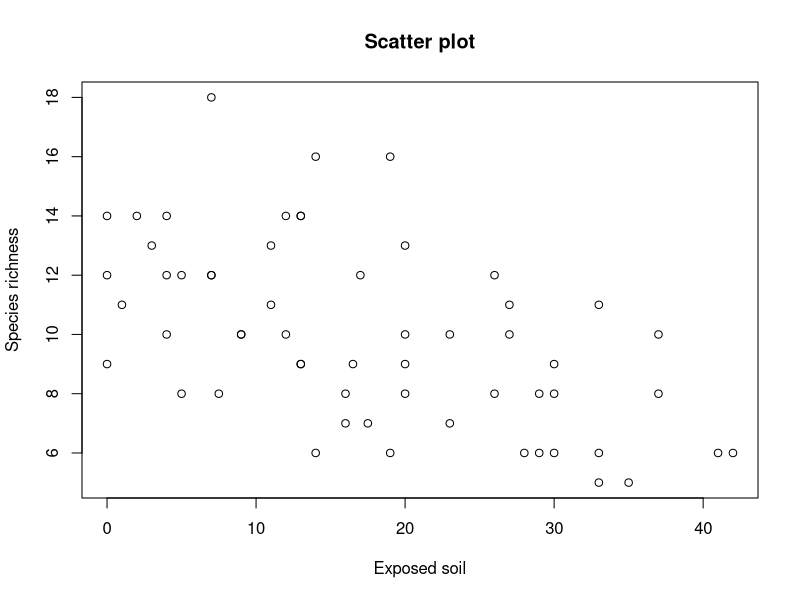
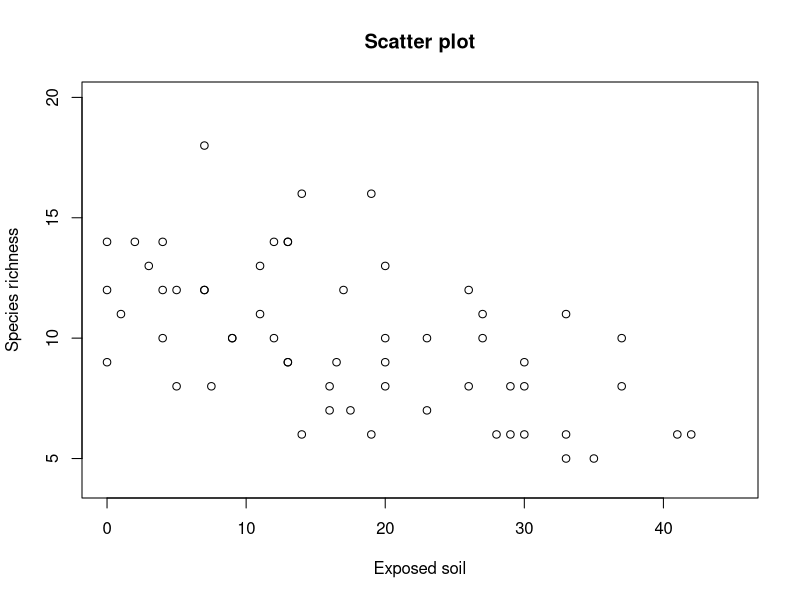
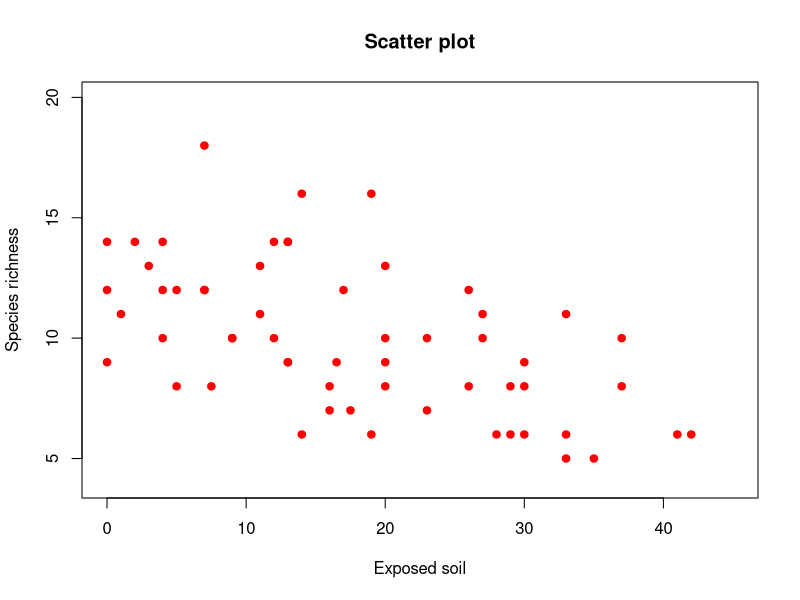
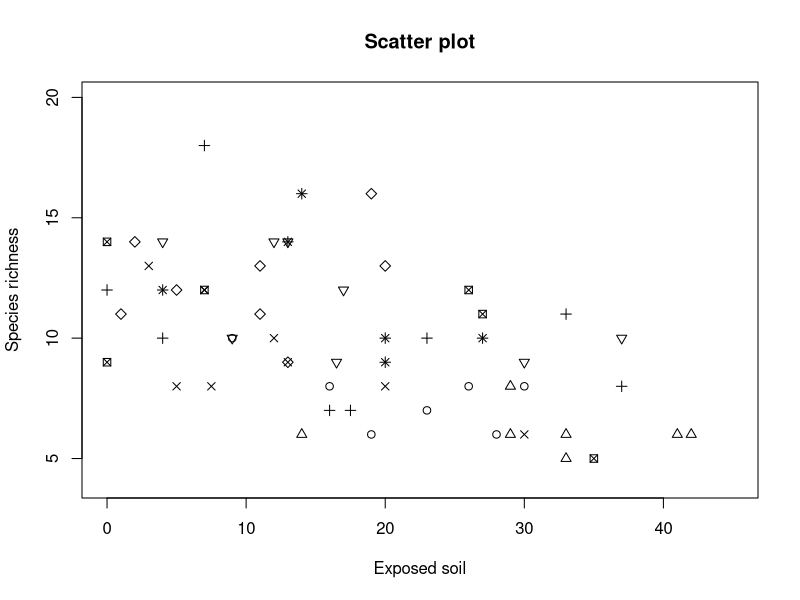
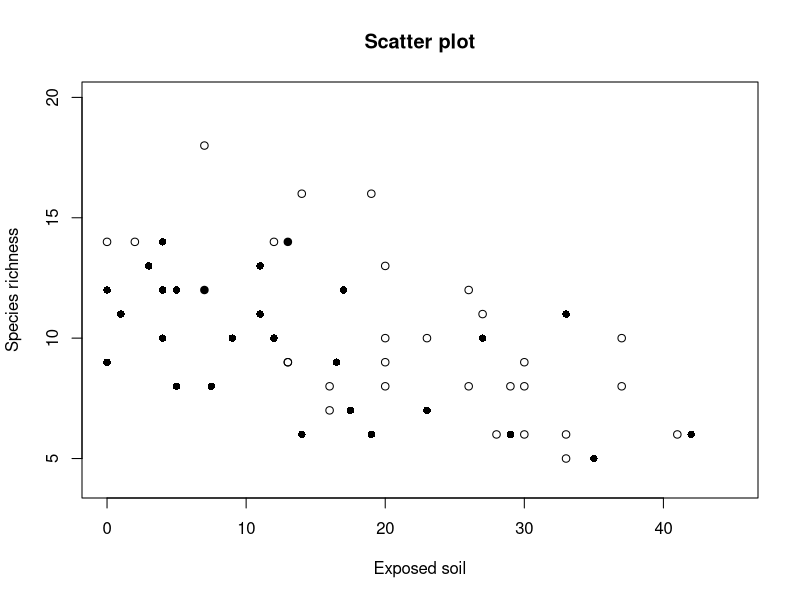
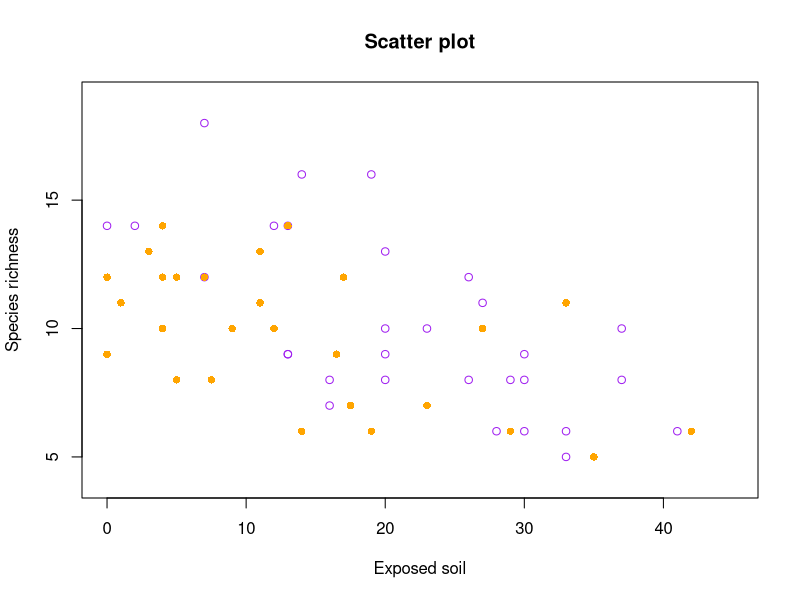
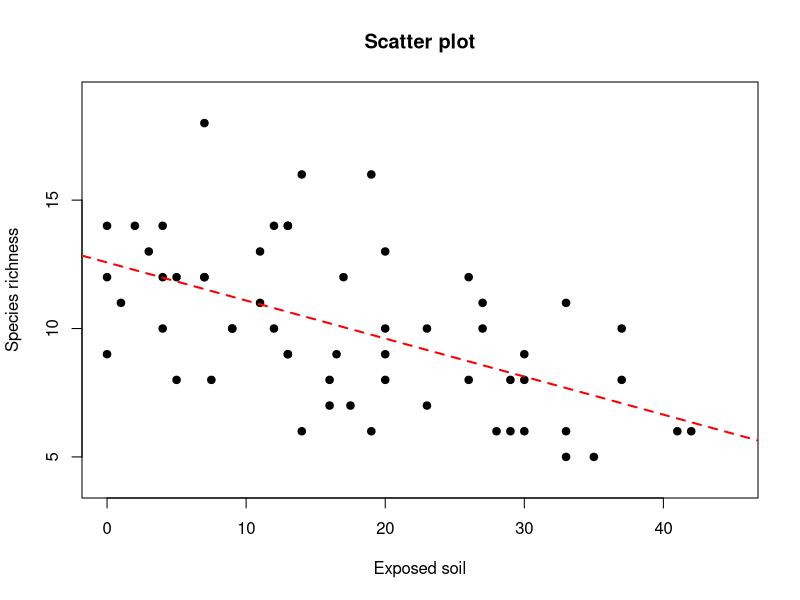
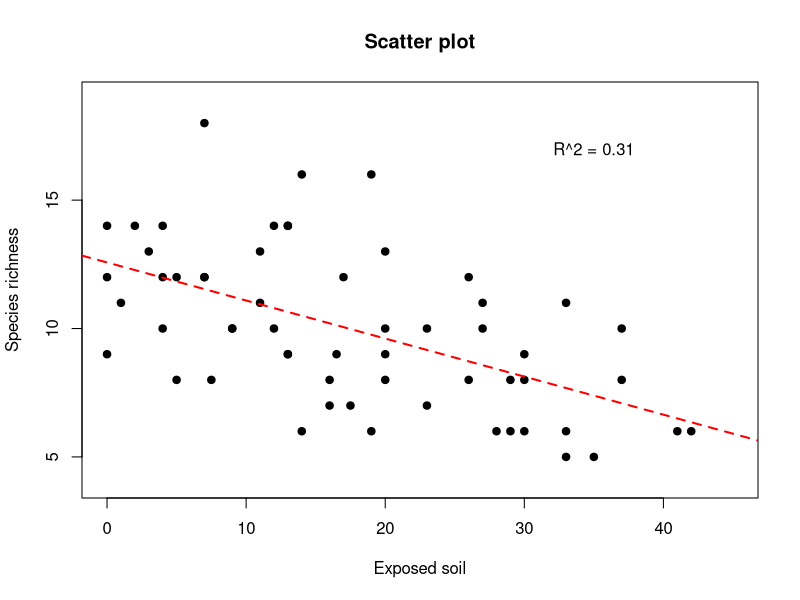

Write the R code that produced these figures, in order.

# ~~~~~~~~~~~~~~~~~~~~~~~~~~~~~~~~~~~~~~~~~~~
# ~ BIOS 721| Topic 5 Part 2: Plotting in R ~
# ~~~~~~~~~~~~~~~~~~~~~~~~~~~~~~~~~~~~~~~~~~~

# Code from Slides -------------------------------------------------------------

# Read in example data:
# - Note: Need to change the working directory!
setwd("")
data <- read.table("Vegetation2.txt",header=TRUE)
str(data)

# ------------------------------------------------------------------------------

# Standard Scatter Plot
plot(x = data$BARESOIL, y = data$R,
     xlab = "Exposed soil",
     ylab = "Species richness", main = "Scatter plot")

# Give a little wiggle room in plotting window
plot(x = data$BARESOIL, y = data$R,
     xlab = "Exposed soil",
     ylab = "Species richness", main = "Scatter plot",
     xlim = c(0, 45), ylim = c(4, 20))

# Change point character to red shaded in dot
plot(x = data$BARESOIL, y = data$R,
     xlab = "Exposed soil",
     ylab = "Species richness", main = "Scatter plot",
     xlim = c(0, 45), ylim = c(4, 20),
     pch = 19,col='red')

# Change type/color of point character based on another variable
# - Plot by transect where data was collected
# - Nice because this variable (numeric) already exists in data set
plot(x = data$BARESOIL, y = data$R,
     xlab = "Exposed soil",
     ylab = "Species richness", main = "Scatter plot",
     xlim = c(0, 45), ylim = c(4, 20),
     pch = data$Transect)

# - What if variable doesn't exist? Need to create it!
# - Plot by whether data collected 1974 or before vs. after 1974
pch.time <- rep(1,dim(data)[1])
pch.time[data$Time > 1974] <- 16

plot(x = data$BARESOIL, y = data$R,
     xlab = "Exposed soil",
     ylab = "Species richness", main = "Scatter plot",
     xlim = c(0, 45), ylim = c(4, 20),
     pch = pch.time)

# - Can do the same thing with color
pch.time <- rep(1,dim(data)[1])
pch.time[data$Time > 1974] <- 16

col.time <- rep('purple',dim(data)[1])
col.time[data$Time > 1974] <- 'orange'

plot(x = data$BARESOIL, y = data$R,
     xlab = "Exposed soil",
     ylab = "Species richness", main = "Scatter plot",
     xlim = c(0, 45), ylim = c(4, 19),
     pch = pch.time,
     col = col.time
     )

labels = c('scatter plot','blank plot')

# Anything we should add to this figure? ... legend?
# - Try it out!


# Change point size based on a third variable
# - Suppose Transect 1 and 4 were of interest
# - Can make their points larger
# - Try it out!


# ------------------------------------------------------------------------------

# Adding statistical information to plots
# - Suppose you wanted to add fitted linear regression line to plot
# - Can use the lm() function to fit the linear regression line
# - Then use the abline() function to plot the fitted line
par(mfrow=c(1,1))
plot(x = data$BARESOIL, y = data$R,
     xlab = "Exposed soil",
     ylab = "Species richness", main = "Scatter plot",
     xlim = c(0, 45), ylim = c(4, 19),
     pch=19)

fit <- lm(data$R ~ data$BARESOIL)
abline(fit,lty=2,lwd=2,col='red')

# - Suppopse you wanted to add some text to the plot
# - For example, the R^2 value 
summary(fit)

plot(x = data$BARESOIL, y = data$R,
     xlab = "Exposed soil",
     ylab = "Species richness", main = "Scatter plot",
     xlim = c(0, 45), ylim = c(4, 19),
     pch=19)

fit <- lm(data$R ~ data$BARESOIL)
abline(fit,lty=2,lwd=2,col='red')

text(x=35,y=17,labels='R^2 = 0.31')

# - This is a good start, but we could make this better
# - Let's make it bigger, bold font
plot(x = data$BARESOIL, y = data$R,
     xlab = "Exposed soil",
     ylab = "Species richness", main = "Scatter plot",
     xlim = c(0, 45), ylim = c(4, 19),
     pch=19)

fit <- lm(data$R ~ data$BARESOIL)
abline(fit,lty=2,lwd=2,col='red')

text(x=35,y=17,labels='R^2 = 0.31',   
     font=2,cex=1.5)

# - The R^2 is kind of ugly. Let's make it look like a 
#   legit mathematical equation using teh expression() function!
plot(x = data$BARESOIL, y = data$R,
     xlab = "Exposed soil",
     ylab = "Species richness", main = "Scatter plot",
     xlim = c(0, 45), ylim = c(4, 19),
     pch=19)

fit <- lm(data$R ~ data$BARESOIL)
abline(fit,lty=2,lwd=2,col='red')

text(x=35,y=17,labels=expression(paste(R^{2},' = 0.31',sep='')),   
     font=2,cex=1.5)

# Can also change the font, script, and size of other titles
plot(x = data$BARESOIL, y = data$R,
     xlab = "Exposed soil",
     ylab = "Species richness", main = "",
     xlim = c(0, 45), ylim = c(4, 19),
     pch=19)

fit <- lm(data$R ~ data$BARESOIL)
abline(fit,lty=2,lwd=2,col='red')

text(x=35,y=17,labels=expression(paste(R^{2},' = 0.31',sep='')),   
     font=2,cex=1.5)

title(main='Scatter Plot',
      cex.main=3,
      family='HersheyScript')

# ------------------------------------------------------------------------------

# Can change the axis information as well 
# - That is, you can change what values are shown on the axes 
#   (i.e. where the tick marks are located)
plot(x = data$BARESOIL, y = data$R,
     xlab = "Exposed soil",
     ylab = "Species richness", main = "Scatter Plot",
     xlim = c(0, 45), ylim = c(4, 19),
     pch=19)

# - Do this in steps ... 
# - First take off axes
plot(x = data$BARESOIL, y = data$R,
     xlab = "Exposed soil",
     ylab = "Species richness", main = "Scatter Plot",
     xlim = c(0, 45), ylim = c(4, 19),
     pch=19,
     axes=FALSE)

# - Then put them back on with with the info you want
# - Use the axis() function for this
#   - Tell R where to place tick marks (based on original plot)
#   - Tell R labels of tick marks
#   - Tell R direction and length of tick marks
plot(x = data$BARESOIL, y = data$R,
     xlab = "Exposed soil",
     ylab = "Species richness", main = "Scatter Plot",
     xlim = c(0, 45), ylim = c(4, 20),
     pch=19,
     axes=FALSE)
axis(2, at = c(0,5,15,10,20), tcl = 1)
axis(1, at = c(0,25,45), labels = c("Covered","Partial","Exposed") )

# Add a box around the figure to make it complete!
plot(x = data$BARESOIL, y = data$R,
     xlab = "Exposed soil",
     ylab = "Species richness", main = "Scatter Plot",
     xlim = c(0, 45), ylim = c(4, 20),
     pch=19,
     axes=FALSE)
axis(2, at = c(0,5,15,10,20), tcl = 1)
axis(1, at = c(0,22,45), labels = c("Covered","Partial","Exposed") )
box()

# Add vertical lines to discriminate between soil categories
# - Suppose the cutoff between covered and partially covered ground 
#   is 10% and the cutoff between partially covered and exposed
#   ground is 31%. 
plot(x = data$BARESOIL, y = data$R,
     xlab = "Exposed soil",
     ylab = "Species richness", main = "Scatter Plot",
     xlim = c(0, 45), ylim = c(4, 20),
     pch=19,
     axes=FALSE)
axis(2, at = c(0,5,15,10,20), tcl = 1)
axis(1, at = c(0,22,45), labels = c("Covered","Partial","Exposed") )
box()
abline(v=10,lty=5,col='gray',lwd=3)
abline(v=31,lty=5,col='gray',lwd=3)

# ------------------------------------------------------------------------------

# If you are using par(mfrow=c()) or the par(mfcol=c())
# options when plotting multiple figures, you might
# want to give the figure overall titles/labels and a
# single legend. 
# - Recall the sin/cos example from Topic 5 Part 1: 
par(mfcol=c(2,2))             # Fill in plots down columns
x <- seq(-2*pi,pi,by=pi/8)
plot(x,sin(x),type="b",main="SIN(X)",pch=1,col=1,lty=1)
plot(x,cos(x),type="b",main="COS(X)",pch=2,col=2,lty=2)
plot(x,2*sin(x),type="b",main="2*SIN(X)",pch=3,col=3,lty=3)
plot(x,2*cos(x),type="b",main="2*COS(X)",pch=4,col=4,lty=4)

par(mfcol=c(2,2),    # Create one 2x2 figure with 4 plots
    mar=c(4,4,2,2),  # Controls margins for each plot: default = (5,4,4,2) (shirnk margins to squeeze plots together)
    oma=c(3,3,3,1))  # Controls margins for overall figure: default = (2,2,2,2) (strecth bottom to include overall legend)
x <- seq(-2*pi,pi,by=pi/8)
plot(x,sin(x),type="b",main="SIN(X)",pch=1,col=1,lty=1)
plot(x,cos(x),type="b",main="COS(X)",pch=2,col=2,lty=2)
plot(x,2*sin(x),type="b",main="2*SIN(X)",pch=3,col=3,lty=3)
plot(x,2*cos(x),type="b",main="2*COS(X)",pch=4,col=4,lty=4)
mtext('Plot of Different Trig Functions',
      side=3,outer=TRUE,line=1,cex=1.2,font=2)
mtext('Function Values',
      side=2,outer=TRUE,line=1)

par(mfcol=c(2,2),    # Create one 2x2 figure with 4 plots
    mar=c(4,4,2,2),  # Controls margins for each plot: default = (5,4,4,2) (shirnk margins to squeeze plots together)
    oma=c(3,3,3,1))  # Controls margins for overall figure: default = (2,2,2,2) (strecth bottom to include overall legend)
x <- seq(-2*pi,pi,by=pi/8)
plot(x,sin(x),type="b",main="SIN(X)",pch=1,col=1,lty=1)
plot(x,cos(x),type="b",main="COS(X)",pch=2,col=2,lty=2)
plot(x,2*sin(x),type="b",main="2*SIN(X)",pch=3,col=3,lty=3)
plot(x,2*cos(x),type="b",main="2*COS(X)",pch=4,col=4,lty=4)
mtext('Plot of Different Trig Functions',
      side=3,outer=TRUE,line=1,cex=1.2)
mtext('Function Values',
      side=2,outer=TRUE,line=1)
par(usr=c(0,1,0,1),  # Reset the coordinates 
    xpd=NA)          # Allow plotting outside the plot region
legend(-1.2,-0.4,legend=c('sin','cos','2sin','2cos'), 
       pch=1:4,lty=1:4,col=1:4,bty='n',horiz=TRUE,cex=1.5)



